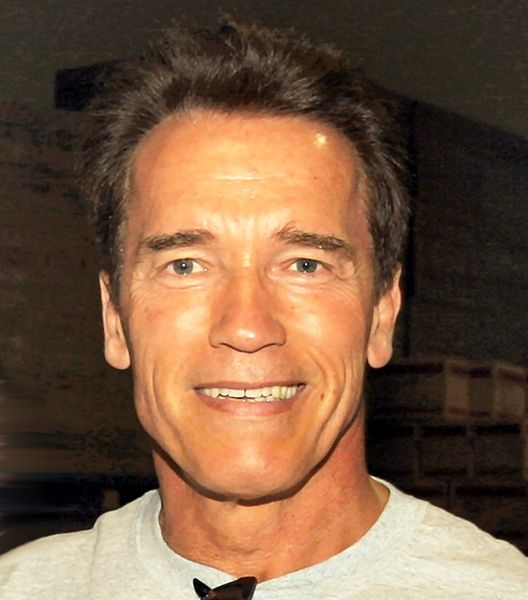
#> input picture New Project/Arnold.jpg, 528 x 600 px
$ python crop_face.py   (older library calls are emulated)
#> lines starting #> are read from the running program, lines starting #| are printed output that depends on the picture
#!/usr/bin/env python
# Software License Agreement (BSD License)
#
# Copyright (c) 2012, Philipp Wagner
# All rights reserved.
#
# Redistribution and use in source and binary forms, with or without
# modification, are permitted provided that the following conditions
# are met:
#
#  * Redistributions of source code must retain the above copyright
#    notice, this list of conditions and the following disclaimer.
#  * Redistributions in binary form must reproduce the above
#    copyright notice, this list of conditions and the following
#    disclaimer in the documentation and/or other materials provided
#    with the distribution.
#  * Neither the name of the author nor the names of its
#    contributors may be used to endorse or promote products derived
#    from this software without specific prior written permission.
#
# THIS SOFTWARE IS PROVIDED BY THE COPYRIGHT HOLDERS AND CONTRIBUTORS
# "AS IS" AND ANY EXPRESS OR IMPLIED WARRANTIES, INCLUDING, BUT NOT
# LIMITED TO, THE IMPLIED WARRANTIES OF MERCHANTABILITY AND FITNESS
# FOR A PARTICULAR PURPOSE ARE DISCLAIMED. IN NO EVENT SHALL THE
# COPYRIGHT OWNER OR CONTRIBUTORS BE LIABLE FOR ANY DIRECT, INDIRECT,
# INCIDENTAL, SPECIAL, EXEMPLARY, OR CONSEQUENTIAL DAMAGES (INCLUDING,
# BUT NOT LIMITED TO, PROCUREMENT OF SUBSTITUTE GOODS OR SERVICES;
# LOSS OF USE, DATA, OR PROFITS; OR BUSINESS INTERRUPTION) HOWEVER
# CAUSED AND ON ANY THEORY OF LIABILITY, WHETHER IN CONTRACT, STRICT
# LIABILITY, OR TORT (INCLUDING NEGLIGENCE OR OTHERWISE) ARISING IN
# ANY WAY OUT OF THE USE OF THIS SOFTWARE, EVEN IF ADVISED OF THE
# POSSIBILITY OF SUCH DAMAGE.

import sys, math, Image

def Distance(p1,p2):
  dx = p2[0] - p1[0]
  dy = p2[1] - p1[1]
  return math.sqrt(dx*dx+dy*dy)

def ScaleRotateTranslate(image, angle, center = None, new_center = None, scale = None, resample=Image.BICUBIC):
  if (scale is None) and (center is None):
    return image.rotate(angle=angle, resample=resample)
  nx,ny = x,y = center
  sx=sy=1.0
  if new_center:
    (nx,ny) = new_center
  if scale:
    (sx,sy) = (scale, scale)
  cosine = math.cos(angle)
  sine = math.sin(angle)
  a = cosine/sx
  b = sine/sx
  c = x-nx*a-ny*b
  d = -sine/sy
  e = cosine/sy
  f = y-nx*d-ny*e
  return image.transform(image.size, Image.AFFINE, (a,b,c,d,e,f), resample=resample)

def CropFace(image, eye_left=(0,0), eye_right=(0,0), offset_pct=(0.2,0.2), dest_sz = (70,70)):
  # calculate offsets in original image
  offset_h = math.floor(float(offset_pct[0])*dest_sz[0])
  offset_v = math.floor(float(offset_pct[1])*dest_sz[1])
  # get the direction
  eye_direction = (eye_right[0] - eye_left[0], eye_right[1] - eye_left[1])
  # calc rotation angle in radians
  rotation = -math.atan2(float(eye_direction[1]),float(eye_direction[0]))
  # distance between them
  dist = Distance(eye_left, eye_right)
  # calculate the reference eye-width
  reference = dest_sz[0] - 2.0*offset_h
  # scale factor
  scale = float(dist)/float(reference)
  # rotate original around the left eye
  image = ScaleRotateTranslate(image, center=eye_left, angle=rotation)
  # crop the rotated image
  crop_xy = (eye_left[0] - scale*offset_h, eye_left[1] - scale*offset_v)
  crop_size = (dest_sz[0]*scale, dest_sz[1]*scale)
  image = image.crop((int(crop_xy[0]), int(crop_xy[1]), int(crop_xy[0]+crop_size[0]), int(crop_xy[1]+crop_size[1])))
  # resize it
  image = image.resize(dest_sz, Image.ANTIALIAS)
  return image

if __name__ == "__main__":
  image =  Image.open("Arnold.jpg")
#> image is the input picture: PIL image 528x600 RGB; mean R, G, B 119.9, 90, 66.6
  CropFace(image, eye_left=(252,364), eye_right=(420,366), offset_pct=(0.1,0.1), dest_sz=(200,200)).save("arnie_10_10_200_200.jpg")
#> in ScaleRotateTranslate, `return image.transform(image.size, Image.AFFINE, (a,b,c,d,e,f), resamp..`:
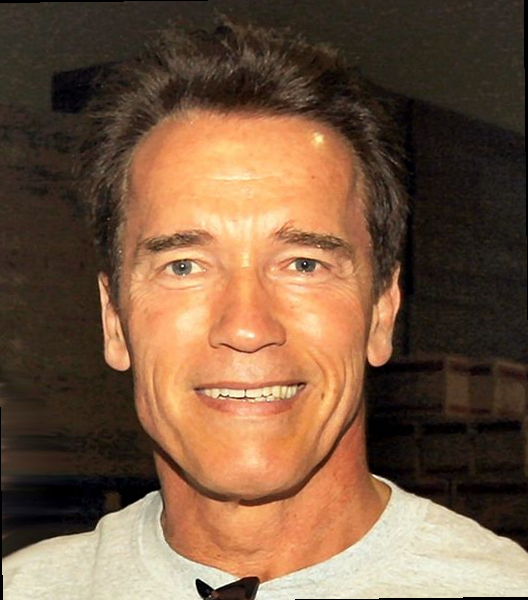
#> returned value: PIL image 528x600 RGB; mean R, G, B 118.8, 89, 65.6
#> in CropFace, `image = image.crop((int(crop_xy[0]), int(crop_xy[1]), int(crop_xy[0]+c..`:
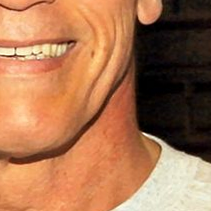
#> image: PIL image 211x211 RGB; mean R, G, B 168.6, 115.2, 80.4
  CropFace(image, eye_left=(252,364), eye_right=(420,366), offset_pct=(0.2,0.2), dest_sz=(200,200)).save("arnie_20_20_200_200.jpg")
#> call 2 of CropFace, with eye_left = (252, 364), eye_right = (420, 366), offset_pct = (0.2, 0.2), dest_sz = (200, 200)
#> in CropFace (call 2), `image = image.crop((int(crop_xy[0]), int(crop_xy[1]), int(crop_xy[0]+c..`:
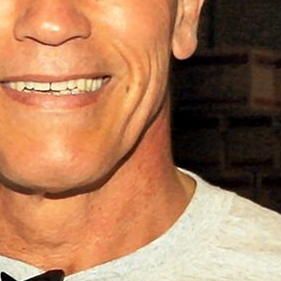
#> image: PIL image 281x281 RGB; mean R, G, B 171.2, 122.7, 89.1
  CropFace(image, eye_left=(252,364), eye_right=(420,366), offset_pct=(0.3,0.3), dest_sz=(200,200)).save("arnie_30_30_200_200.jpg")
#> call 3 of CropFace, with eye_left = (252, 364), eye_right = (420, 366), offset_pct = (0.3, 0.3), dest_sz = (200, 200)
#> in CropFace (call 3), `image = image.crop((int(crop_xy[0]), int(crop_xy[1]), int(crop_xy[0]+c..`:
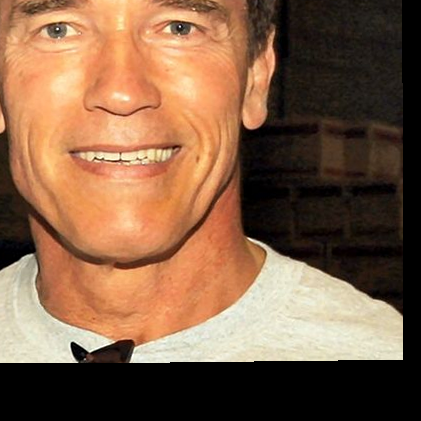
#> image: PIL image 421x421 RGB; mean R, G, B 131, 96.4, 71.1
#> in CropFace (call 3), `image = image.resize(dest_sz, Image.ANTIALIAS)`:
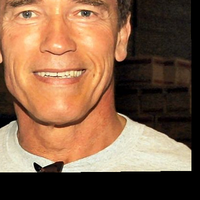
#> image: PIL image 200x200 RGB; mean R, G, B 131, 96.5, 71.1
  CropFace(image, eye_left=(252,364), eye_right=(420,366), offset_pct=(0.2,0.2)).save("arnie_20_20_70_70.jpg")
#> call 4 of CropFace, with eye_left = (252, 364), eye_right = (420, 366), offset_pct = (0.2, 0.2), dest_sz = (70, 70)
#> in CropFace (call 4), `image = image.resize(dest_sz, Image.ANTIALIAS)`:
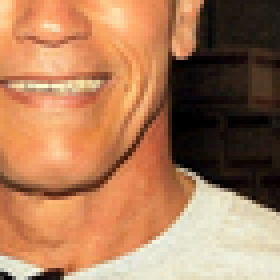
#> image: PIL image 70x70 RGB (shown 4 times larger); mean R, G, B 171.2, 122.7, 89.2
